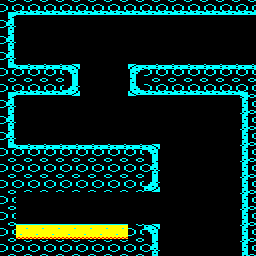

This is a level from a 2D game, rendered from its Tiled map with the project's own tilesets. A one-line summary and the complete map file follow:
An orthogonal 16x16 tile map with 16x16 px tiles, 1 tile layer (Tile Layer 1) and 3 objects (2x edge_exit, start).

<map version="1.8" tiledversion="1.8.2" orientation="orthogonal" renderorder="right-down" width="16" height="16" tilewidth="16" tileheight="16" infinite="0" nextlayerid="4" nextobjectid="11">
 <tileset firstgid="1" source="../../tiled/porthole.tsx" />
 <layer id="1" name="Tile Layer 1" width="16" height="16">
  <data encoding="csv">
44,35,35,35,35,35,35,35,35,35,35,35,35,35,35,35,
34,1,1,1,1,1,1,1,1,1,1,1,1,1,1,1,
34,0,0,0,0,0,0,0,0,0,0,0,1,0,1,1,
34,0,0,0,0,0,0,0,0,0,0,0,0,1,1,1,
41,33,33,33,37,1,1,1,38,33,33,33,33,33,33,33,
44,35,35,35,40,1,1,1,39,35,35,35,35,35,35,43,
34,1,1,0,0,0,0,0,1,1,1,1,1,1,1,36,
34,1,1,0,0,0,0,0,1,1,1,1,1,1,1,36,
34,0,1,0,0,0,0,1,1,1,1,1,1,1,1,36,
41,33,33,33,33,33,33,33,33,37,1,1,1,1,1,36,
54,54,54,54,54,54,54,54,54,34,1,1,1,1,1,36,
54,54,54,54,54,54,54,54,54,40,1,1,1,1,1,36,
54,1,1,1,1,1,1,1,1,1,1,1,1,1,1,36,
54,1,1,1,1,1,1,1,1,1,1,1,1,1,1,36,
54,12,12,12,12,12,12,12,54,37,1,1,1,1,1,36,
54,54,54,54,54,54,54,54,54,34,1,1,1,1,1,36
</data>
 </layer>
 <objectgroup id="2" name="objects" />
 <objectgroup id="3" name="meta">
  <object id="5" name="start" type="start" x="32" y="32">
   <point />
  </object>
  <object id="9" name="edge_exit_02" type="edge_exit" x="240" y="16" width="16" height="48">
   <properties>
    <property name="id" value="edge_exit_02" />
    <property name="to" value="room03" />
   </properties>
  </object>
  <object id="10" name="edge_exit_01" type="edge_exit" x="160" y="240" width="80" height="16">
   <properties>
    <property name="id" value="edge_exit_01" />
    <property name="to" value="room01" />
   </properties>
  </object>
 </objectgroup>
</map>
